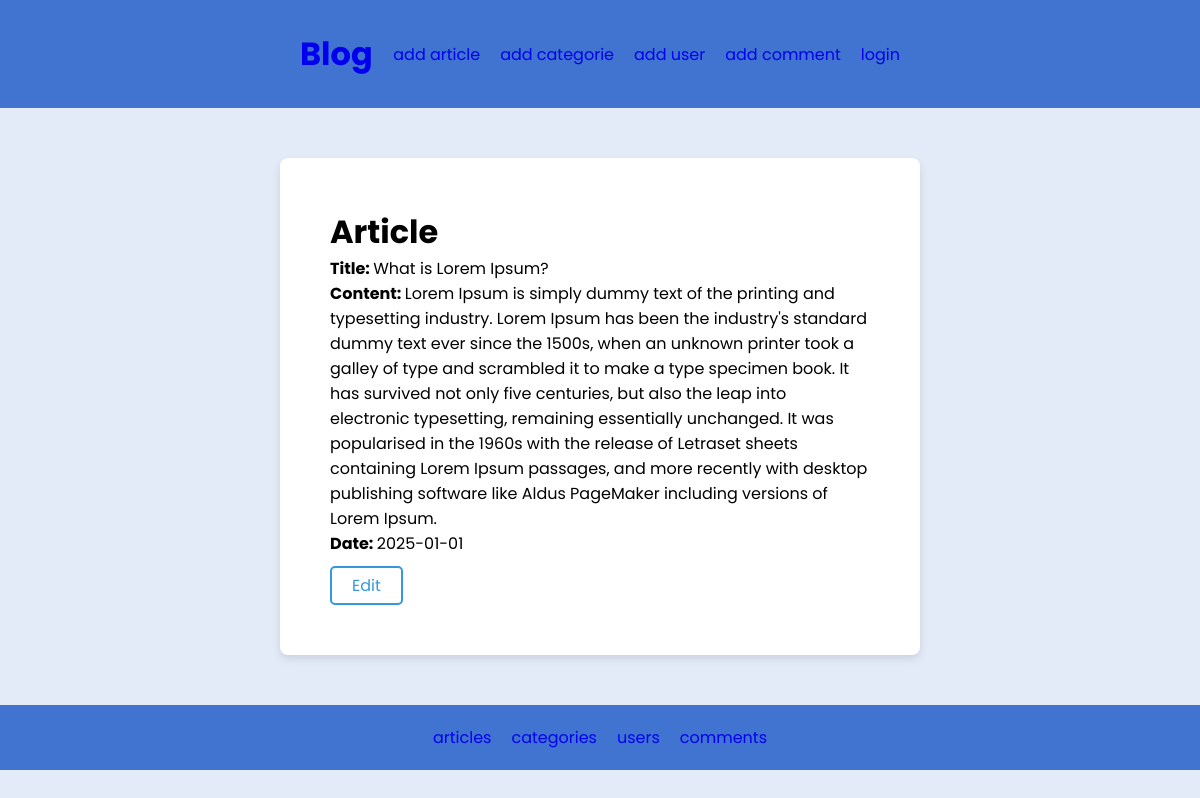
/article-show.php?id=1, run on the app's committed database.
### tables this page shows
CREATE TABLE `articles` (
  `id` int(11) NOT NULL,
  `title` varchar(80) NOT NULL,
  `content` text NOT NULL,
  `date` date NOT NULL,
  `users_id` int(11) NOT NULL,
  `categories_id` int(11) NOT NULL
);

### classes/CRUD.php (called while the page is built, shortened)
<?php
class CRUD extends PDO
{
    public function selectId($table, $value, $field = 'id')
    {
        $sql = "SELECT * FROM $table WHERE $field = :$field";
        $stmt = $this->prepare($sql);
        $stmt->bindValue(":$field", $value);
        $stmt->execute();
        $count = $stmt->rowCount();
        if ($count == 1) {
            return $stmt->fetch();
        } else {
            return false;
        }
    }
}

### article-show.php (the view, shortened to what this page needs)
<?php
if (isset($_GET['id']) && $_GET['id'] != null) {
    $id = $_GET['id'];
    require_once('classes/CRUD.php');
    $crud = new CRUD;
    $article = $crud->selectId('articles', $id);
    if ($article) {
        extract($article);
    } else {
        header('location:article-index.php');
    }
} else {
    header('location:article-index.php');
}
?>
<!DOCTYPE html>
<html lang="en">
<head>
    <link rel="stylesheet" href="css/style.css">
</head>
<body>
    <?php include 'includes/header.php'; ?>
    <main>
        <div class="container-info">
            <h1>Article</h1>
            <p><strong>Title: </strong><?= $title; ?></p>
            <p><strong>Content: </strong><?= $content; ?></p>
            <p><strong>Date: </strong><?= $date; ?></p>
            <a href="article-edit.php?id=<?= $id; ?>" class="btn">Edit</a>
        </div>
    </main>
    <?php include 'includes/footer.php'; ?>
</body>
</html>

### css/style.css (style rules this page uses)
:root { --primary-color: rgb(65, 116, 209); }
* { margin: 0; padding: 0; }
a { text-decoration: none; }
body { font-family: "Poppins", sans-serif; margin: 0; padding: 0; background-color: rgba(65, 115, 209, 0.144); }
main { margin: 20px; background-color: #ffffff; padding: 20px; border-radius: 8px; box-shadow: 0 4px 8px rgba(0, 0, 0, 0.1); max-width: 50vw; margin: 50px auto; }
.container-info { margin: 0 auto; padding: 30px; }
.btn { margin-top: 10px; display: inline-block; padding: 5px 20px; font-size: 16px; text-align: center; text-decoration: none; cursor: pointer; border: 2px solid #3498db; color: #3498db; border-radius: 5px; background-color: #fff; transition: background-color 0.3s ease; }

### data on the page
articles: title "What is Lorem Ipsum?", content "Lorem Ipsum is simply dummy text of the printing and typesetting industry. Lorem Ipsum has been the industry's standard dummy text ever since the 1500s, when an unknown printer took a galley of type and scrambled it to make a type specimen book. It has survived not only five centuries, but also the leap into electronic typesetting, remaining essentially unchanged. It was popularised in the 1960s with the release of Letraset sheets containing Lorem Ipsum passages, and more recently with desktop publishing software like Aldus PageMaker including versions of Lorem Ipsum.", date "2025-01-01"
